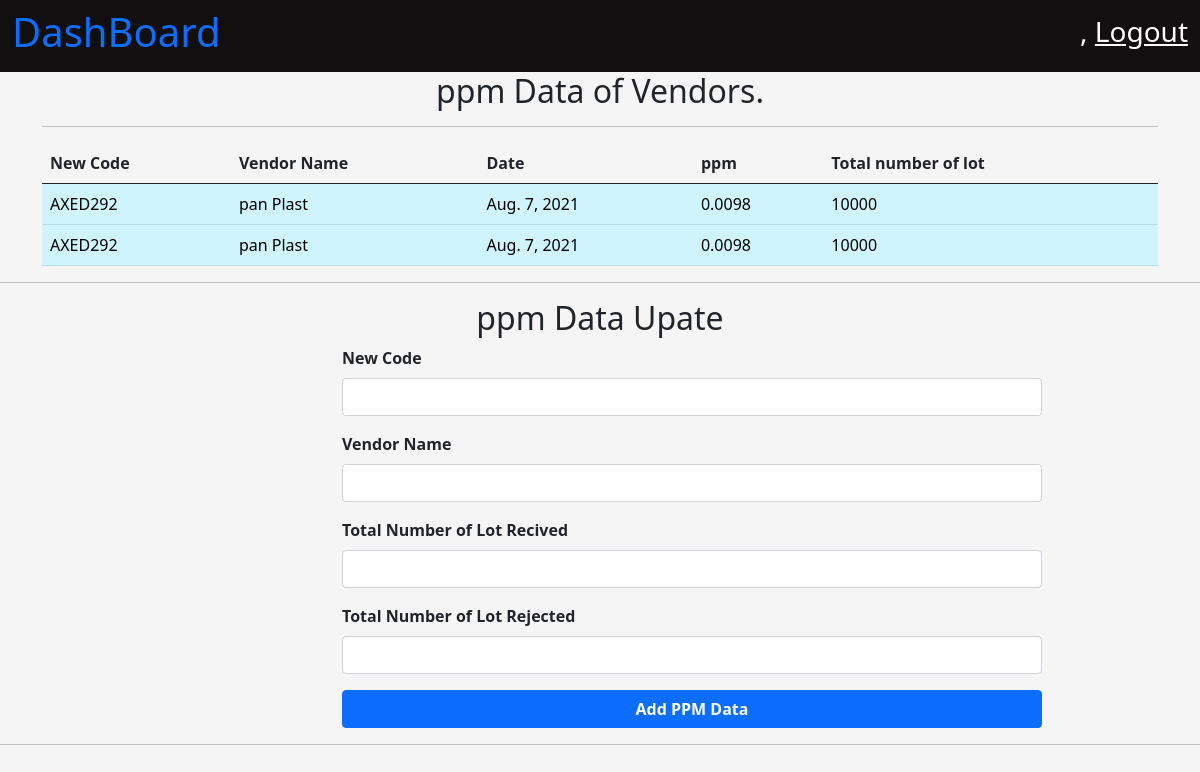
The page /quality/ppm on the database as committed earlier.
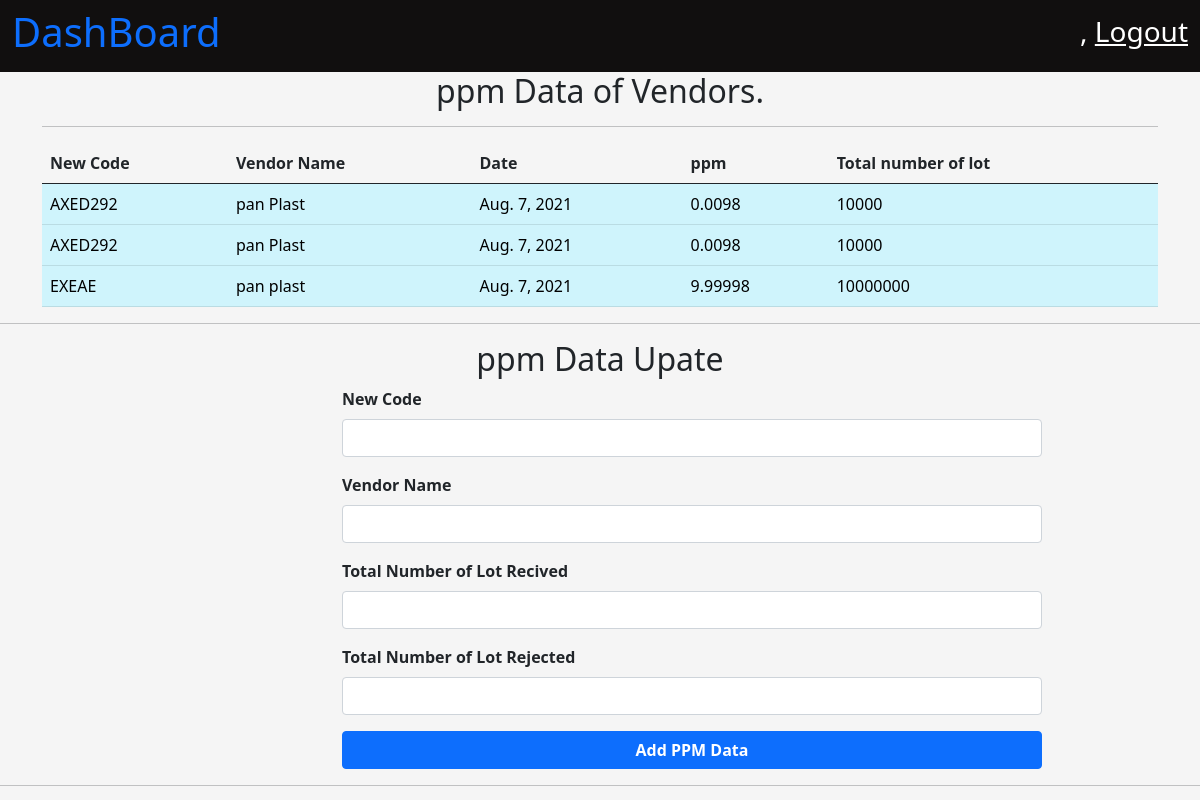
The same page on the database as committed later.
### MouldQuality/models.py (models this page shows, shortened)
class PPMData(models.Model):
    new_code =  models.CharField(max_length=100)
    vendor_name = models.CharField(max_length=200)
    ppm_data_added = models.DateField(auto_now_add=True)
    total_number_of_lot = models.IntegerField()
    total_number_of_lot_rejected = models.IntegerField()
    def ppm(self):
        number_of_lot_accepted = self.total_number_of_lot - self.total_number_of_lot_rejected
        return number_of_lot_accepted / (10 ** 6)

### MouldQuality/views.py (the view, shortened to what this page needs)
# urls.py: path('ppm', views.ppmDataView, name = "ppmData"),
def ppmDataView(request):
    context = {}
    ppm_data = PPMData.objects.all()
    context['ppm_data'] = ppm_data
    if len(ppm_data) == 0:
        context['NO_DATA'] = True
    else:
        context['NO_DATA'] = False
    for ppm in ppm_data:
        print(ppm.ppm_data_added)
    return render(request, 'quality/ppmData.html', context)

### MouldQuality/templates/quality/ppmData.html (shortened to what the changed rows need)
{% extends 'base.html' %}
{% load static %}
{% block title %}
    <link
        rel="stylesheet"
        href="{% static 'css/dashboard.css' %}" >
{% endblock %}
{% block body_content %}
    <div class="container">
        {% if NO_DATA %}
            <p class="h3">
                No, Data To Show
            </p>
        {% else %}
            <table class="table">
                <thead>
                    <th class="col">
                        New Code
                    </th>
                    <th class="col">
                        Vendor Name
                    </th>
                    <th class="col">
                        Date
                    </th>
                    <th class="col">
                        ppm
                    </th>
                     <th class="col">
                        Total number of lot
                    </th>
                </thead>
                <tbody>
                    {% for data in ppm_data %}
                        <tr clas="table-info">
                            <td class="table-info">
                                {{ data.new_code }}
                            </td>
                            <td class="table-info">
                                {{ data.vendor_name }}
                            </td>
                            <td class="table-info">
                                {{ data.ppm_data_added }}
                            </td>
                            <td class="table-info">
                                {{ data.ppm }}
                            </td>
                            <td class="table-info">
                                {{ data.total_number_of_lot }}
                            </td>
                        </tr>
                    {% endfor %}
                </tbody>
            </table>
        {% endif %}
    </div>
{% endblock %}

Rows that differ between the two databases and show on the page:
added PPMData: new_code "EXEAE", vendor_name "pan plast", ppm_data_added "Aug. 7, 2021", ppm "9.99998", total_number_of_lot "10000000"
